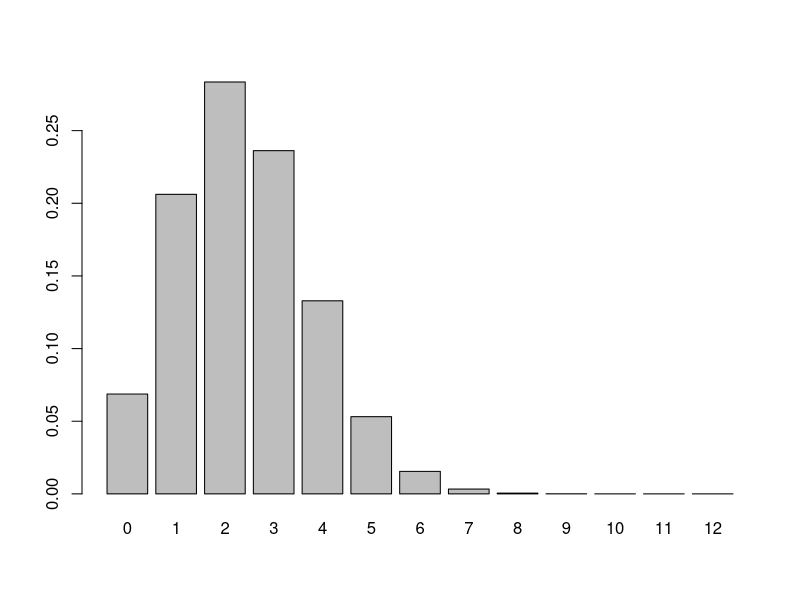
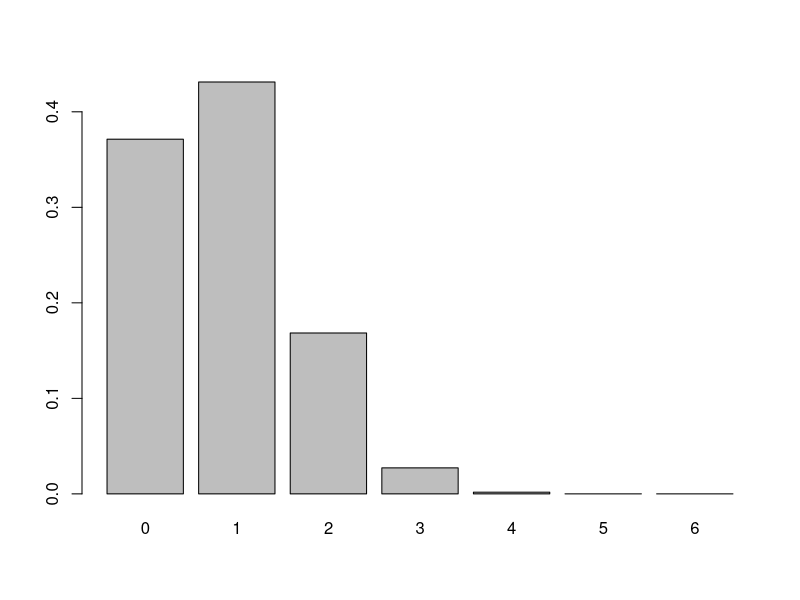
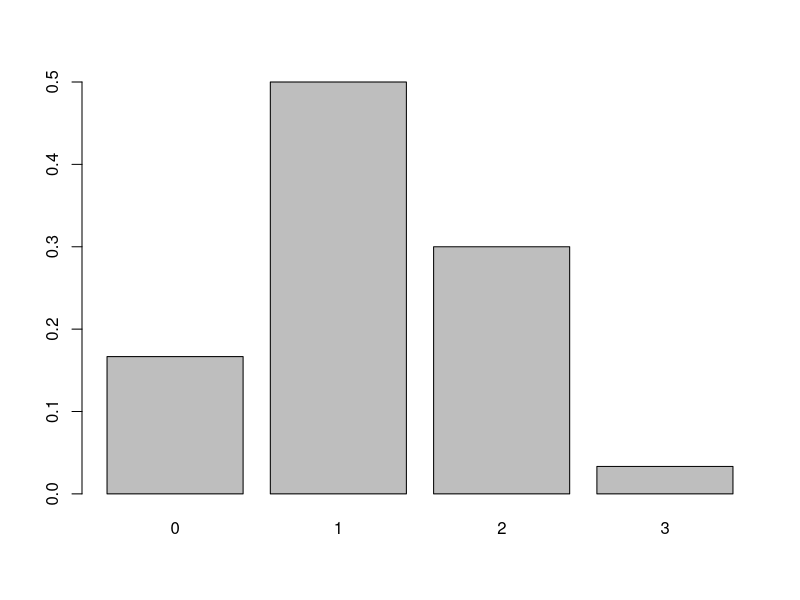
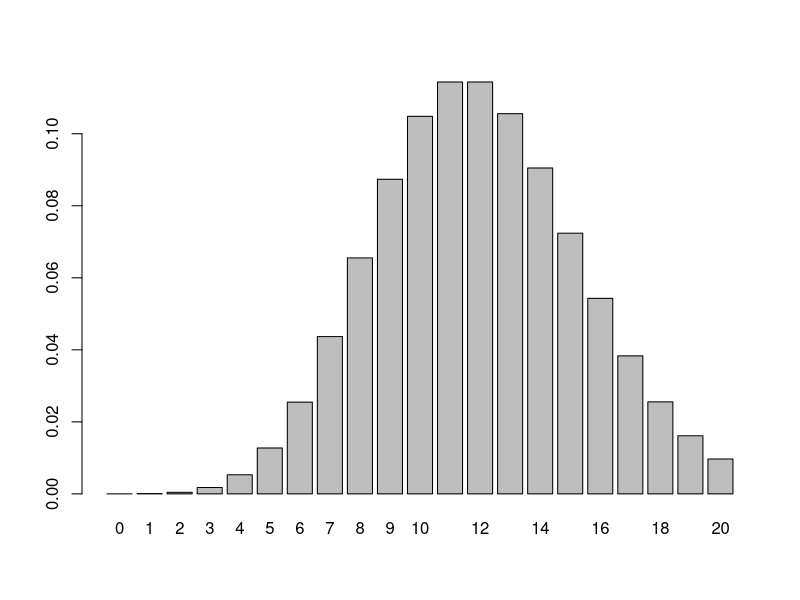
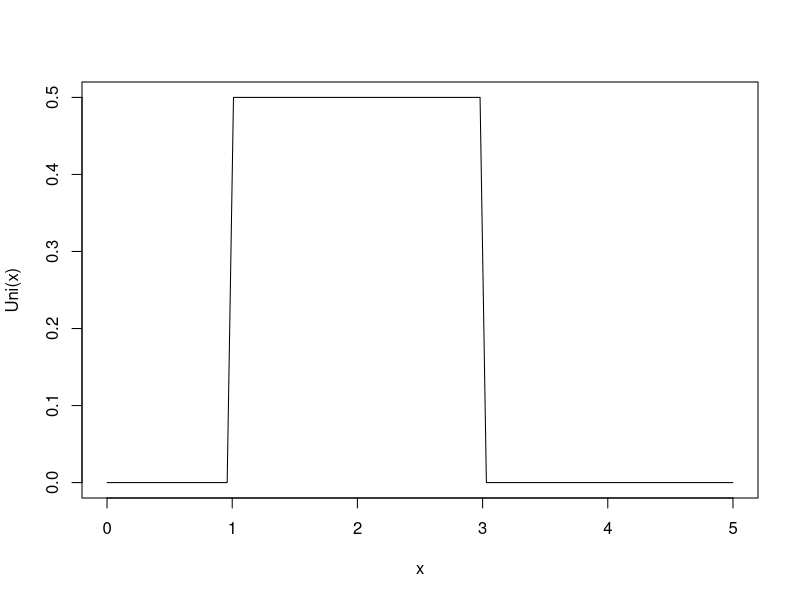
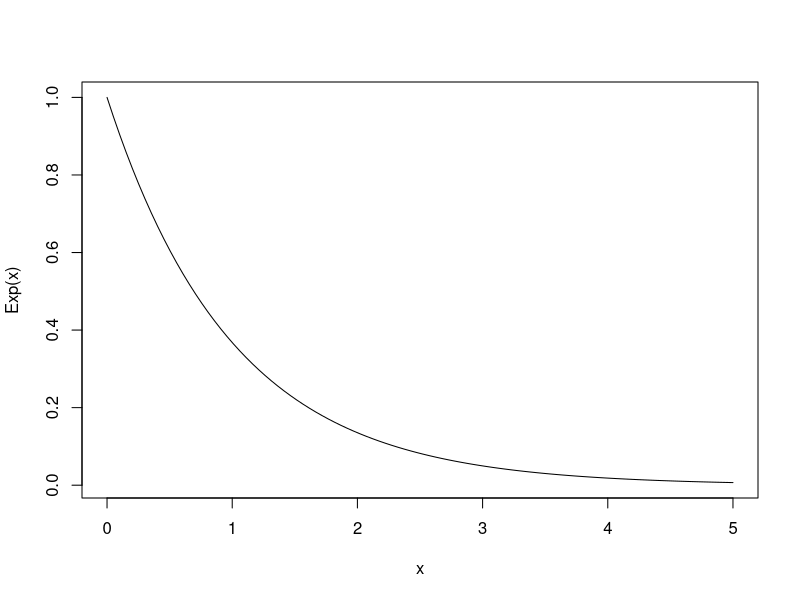
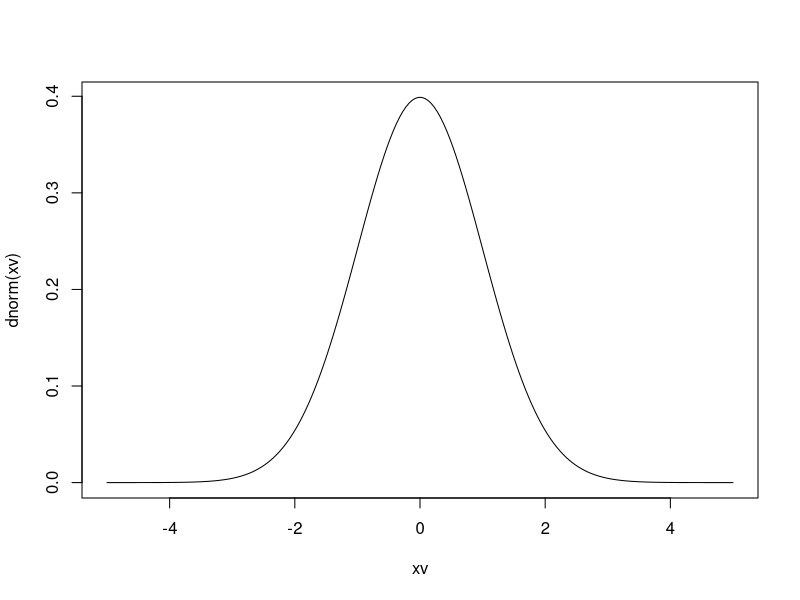
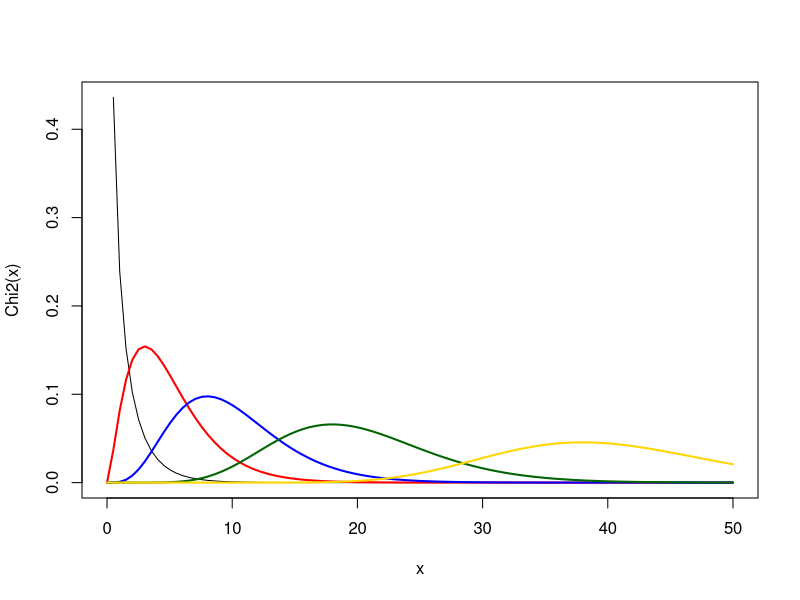

R code for these plots, in order:

# Binominalverteilung
# -------------------------------------------------------------------------------------------

# Wahrscheinlichkeit bleibt immer gleich
yprob <- dbinom(0:12, size=length(0:12)-1, prob = 1/5)
names(yprob)  <- 0:12
barplot(yprob)


# Hypergeometrische Verteilung
# -------------------------------------------------------------------------------------------
# Wahrscheinlichkeit verändert sich 
# (Befrage Person wird nicht mehr befragt, M&M's wird gegessen, Lotto)
# Problem: Beim Schweizer Zahlenlotto sind 6 Zahlen aus 42 zu ziehen.
# Wir bezeichnen mit x die Anzahl der richtig angekreutzten Zahlen.
# Bestimmen Sie die Wahrscheinlichkeitsverteilung und stellen Sie diese
# grafisch dar

# Achtung: 0:6 (entspricht 7, da man auch 0 Fragen richtig haben kann)
yprob <-dhyper(0:6, m=6, n=36, k=6) 
names(yprob) <- 0:6
barplot(yprob)

# Fall aus den Folien (Beispiel 18: Rechnen mit Wahrscheinlichkeiten (Urnenmodell ohne Z.))
yprob <- dhyper(0:3, m=4, n=6, k=3)
names(yprob) <- 0:3
barplot(yprob)

# Poissionverteilung
# Näherungsmodell für Wahrscheinlichkeiten pro Zeit (Grenzfall des Binomialmodells)
# -------------------------------------------------------------------------------------------

# Man will unendlich fein unterteilen damit man noch auf ein Ja/Nein-Modell kommt (Bernouille-Prozess)

# Problem: Eine Brücke wird durchschnittlich von 12 Autos pro Minute
# passiert. Wie gross ist die Wahrscheinlichkeit, dass sich in einer
# Minute mehr als 17 Autos auf der Brücke befinden?

# Eine Achse ist die Zeit und diese ist beliebig fein unterteilbar
ppois(16, lambda = 12) # lower tail (Wahrscheinlichkeit für 16 Autos und weniger)

# die Wahrscheinlichkeit das mehr als 16 Autos
1-ppois(16, lambda = 12)

# oder auch 
ppois(16, lambda = 12, lower.tail = FALSE)

# Aufgabe wir wissen es kommen im Schnitt pro Minute 12
# wir wollen sehen wie gross die Wahrscheinlichkeit für 20 Autos
yprob <- dpois(0:20, lambda = 12)
names(yprob) <- 0:20
barplot(yprob)

# Wieso sind beide Balken gleich hoch (11, 12)
dpois(12, 12)
dpois(11, 12)

# -> nobody knows

# Stetige Modelle
# -------------------------------------------------------------------------------------------

# Wir wechseln von Säulenhöhe zu Fläche und somit Dichte

# Beispiel 21: Funktionsdauer von Taschenrechnern
# Die Funktionsdauer x ist normalverteilt mit Erwartungswert m = 120 h und
# theoretischer Varianz s2 = 100.
# Wie wahrscheinlich ist es, dass die Funktionsdauer

# a) höchstens 135 h
# von bis in R heisst mit p beginnen (d = dichte)
pnorm(135, mean = 120, sd = 10)

# b) mehr als 135 h
pnorm(135, mean = 120, sd = 10, lower.tail = FALSE)

# stetige Gleichverteilung
# Alle Wahrscheinlichkeiten sind gleich Wahrscheinlich
# (Warten auf den Bus, Zufallszahlen -> horizontale Linie)

xv <- seq(0, 5,length=100)
plot(xv, dunif(xv, min = 1, max = 3), type = "l", ylab = "Uni(x)", xlab = "x")

# für Fläche p
punif(2.5, 1, 3)

?punif

# r für Random, d für density, q für quantile
runif(10, min = 1, max = 3)

# Wieviel Zeit vergeht bis?
# Exponentialverteilung (das Pendant zur Poissonverteilung)
# (Anzahl Pizzas pro Zeit wäre Poission, Zeit bis Pizza ist Exponential)
# (Lebensdauer von Bauteilen ohne Altererscheinung, Lebensdauer von Atomen,
# Anzahl Zeit zwischen Versicherungsfällen)

#  Ereignis tritt einmal pro Minute auf
xv <- seq(0,5,length=100)
plot(xv, dexp(xv, rate=1), type = "l", ylab = "Exp(x)",
     xlab = "x")

# Problem: Die durchschnittliche Abfertigungszeit an der Kasse eines
# Supermarktes betrage 3 Minuten. Mit welcher Wahrscheinlichkeit wird
# ein Kunde in weniger als 2 Minuten bedient?

# Zeit die vergeht bis -> Exontentialverteilung
pexp(2, rate = 1/3)

# Wie lange müssten wir warten, bis die Wahrscheinlichkeit 50 % ist
# Wert auf x-Achse suchen ist immer q..
qexp(.5, rate = 1/3)


# Normalverteilung
# Alle Dinge die aus vielen Dingen zustande kommen sind Normalverteilt
# Bei allen Verteilungen kann ich mit einer hohen Anzahl Wiederholungen
# auf eine Normalverteilung kommen (Ausnahme Gleichverteilung)
# (Normalverteilung heisst auch immer Zufall)
xv <- seq(-5,5, length = 200)
plot(xv, dnorm(xv), type = "l")

# Problem: Die Ergebnisse eines Abschlusstestes folgen einer
# Normalverteilung mit µ = 72 und σ = 15.2. Welcher Anteil der
# Studierenden erreicht mindestens 84 Punkte?

pnorm(84, mean = 72, sd = 15.2, lower.tail = FALSE)

# Faustregel +/- 1 sd 
pnorm(1) - pnorm(-1)

# Faustregel für minus 2 sd und plus 2 sd
pnorm(2) - pnorm(-2)

# Faustregel für minus 3 sd und plus 3 sd
pnorm(3) - pnorm(-3)

# Chi-Quadrat-Verteilung
# Fuer die Auswertung von Kontingenztabellen
# (Normalverteilung ohne negative Seite, da die Abweichungen quadriert wurden)

xv <- seq(0,50,length=100)
degf <- c(5, 10, 20,40)
colors <- c("red", "blue", "darkgreen", "gold")

plot(xv, dchisq(xv, df=1), type = "l", ylab = "Chi2(x)", xlab = "x")
# Degree of freedom (df)
for (i in 1:4){lines(xv, dchisq(xv,degf[i]), lwd=2, col=colors[i])}

# Problem: Bestimmen Sie das 95%-Perzentil der Chi-Verteilung mit
# Freiheitsgrad 7. 
qchisq(.95, df=7)

# Studentsche t-Verteilung
# Brauchen wir dann, wenn die Standardabweichung unbekannt ist und auch
# geschätzt werden muss

x <- seq(-4, 4, length=100)
hx <- dnorm(x)
degf <- sort(c(1, 3, 8, 30), decreasing = TRUE)
colors <- c("red", "blue", "darkgreen", "gold", "black")
labels <- c("df=1", "df=3", "df=8", "df=30", "normal")

plot(x, hx, type="l", lty=2, xlab="t-Verteilungen", ylab="Dichte")
for (i in 1:4){lines(x, dt(x,degf[i]), lwd=1, col=colors[i])}
legend("topright", inset=.05, title="Verteilungen",
       labels, lwd=1, lty=c(1, 1, 1, 1, 2), col=colors)

# Grösserer degree of freedom führt zu grösserer Unsicherheit
# (sd ist ja unklar und wird auch geschätzt)
# Bei t-Verteilung ist Freiheitsgrad die Stichprobengrösse -1
